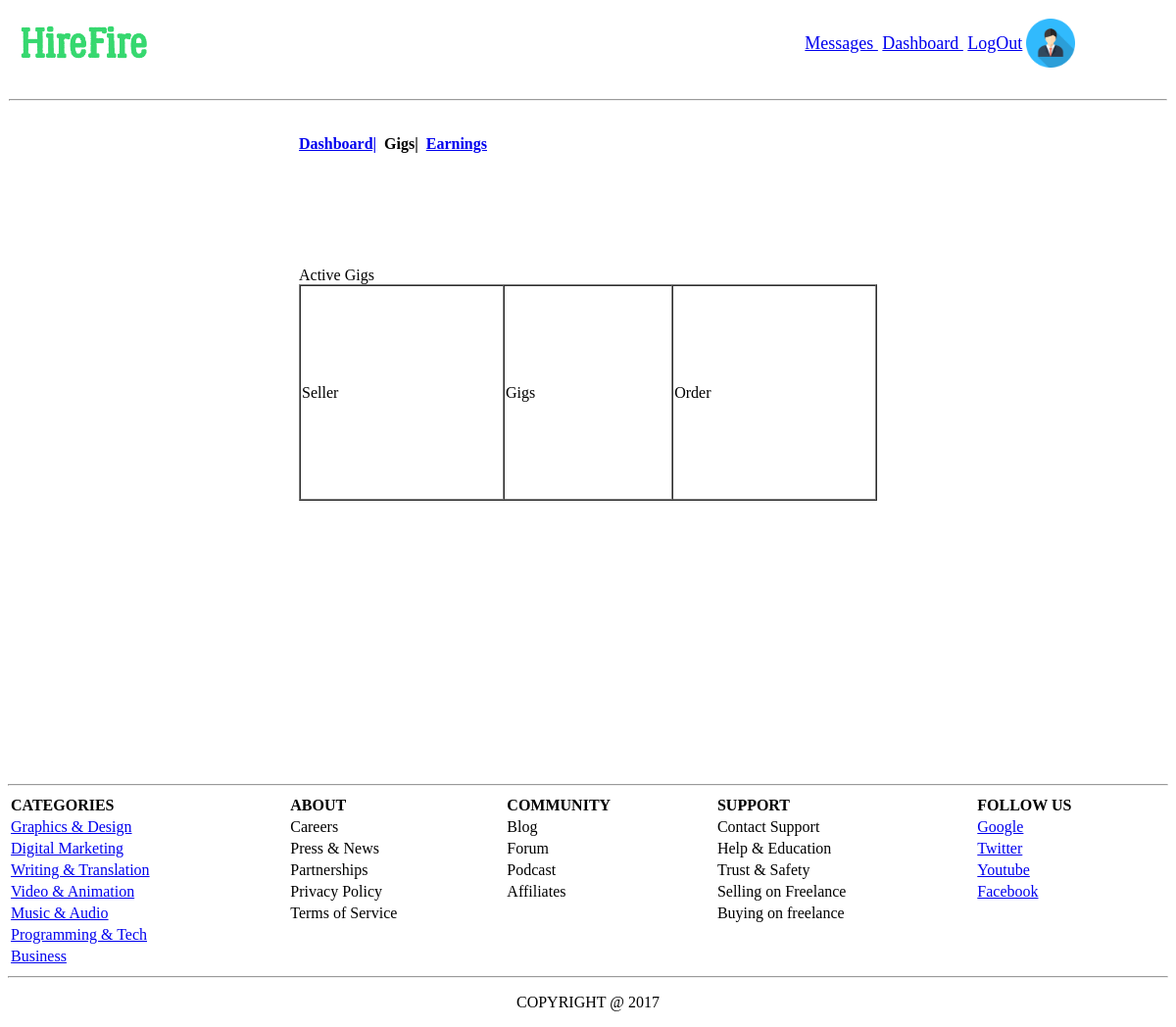
Before: /HireFire/App/Admin/gigs_admin.php (signed in) with the older database file.
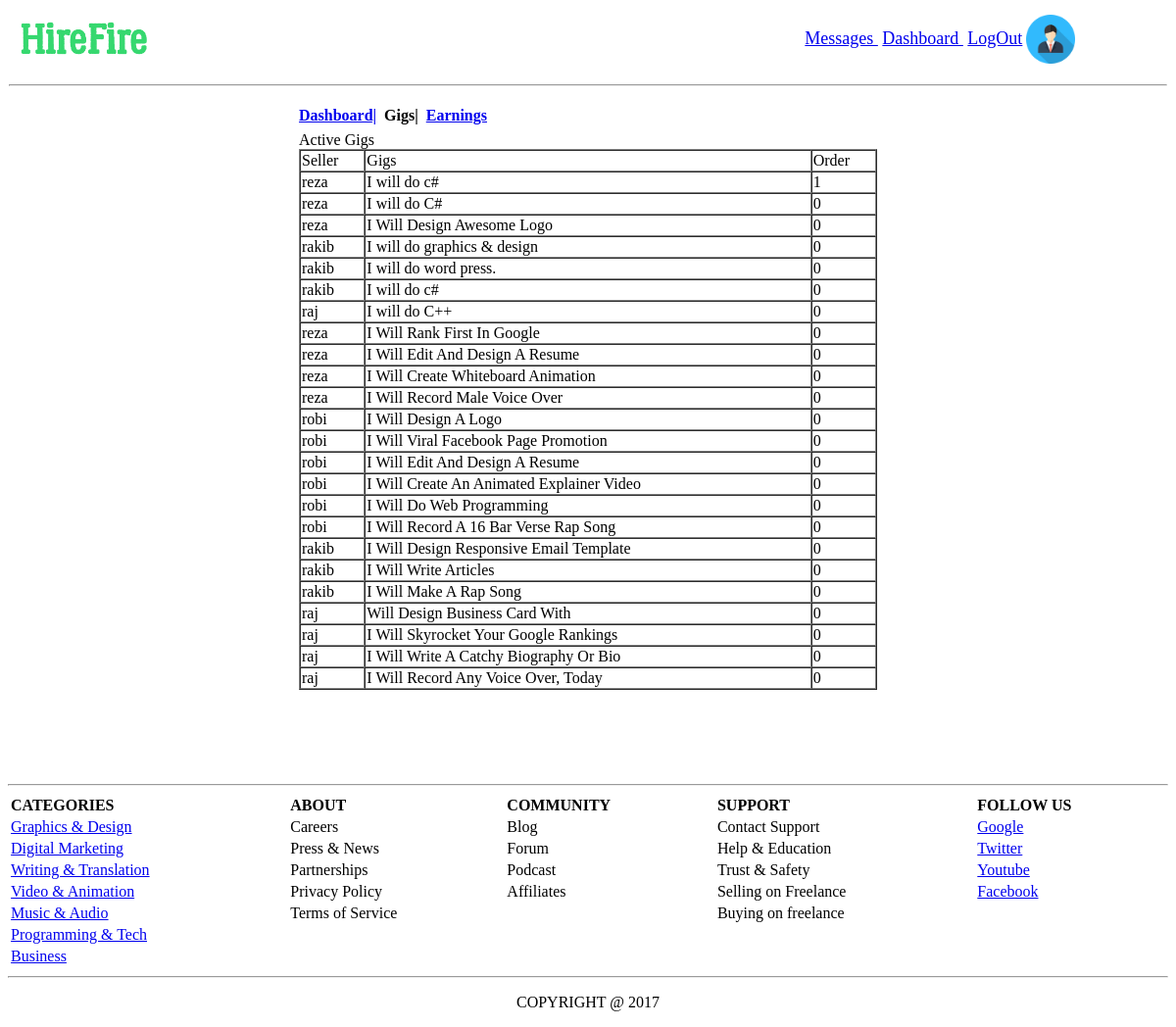
After: the same page with the newer database file.
### tables this page shows
CREATE TABLE `gigs` (
  `uName` varchar(20) NOT NULL,
  `gigTitle` varchar(100) NOT NULL,
  `gigId` int(11) NOT NULL,
  `category` varchar(50) NOT NULL,
  `price` int(11) NOT NULL,
  `gDescription` varchar(500) NOT NULL,
  `imgExt` varchar(20) NOT NULL,
  `date` date NOT NULL,
  `orderCount` int(11) NOT NULL
);

### HireFire/data/data_access.php (called while the page is built, shortened)
<?php
    $host="localhost";
    $user="root";
    $pass="";
    $dbname="hirefire_db";
    $port=3306;
    function executeSQL($sql){
        global $host, $user, $pass, $dbname, $port;
        $link=mysqli_connect($host, $user, $pass, $dbname, $port);
        $result = mysqli_query($link,$sql);
        return $result;
    }
?>

### HireFire/data/person_data_access(reza).php (called while the page is built, shortened)
<?php require_once "data_access.php";?>
<?php
	function allgigaccessToDb()
	{
		$sql = "SELECT * FROM gigs";
		$result = executeSQL($sql);
		$persons = array();
        for($i=0; $row=mysqli_fetch_assoc($result); ++$i){
            $persons[$i] = $row;
        }
        return $persons;
	}
?>

### HireFire/App/Admin/gigs_admin.php (the view, shortened to what this page needs)
<php>
	<head>
	</head>
	<body>
	    <table border="0" width="100%" height="100%" cellspacing="0">
		    <tr height="8%">
			    <td colspan="3">
				    <table  border="0" width="100%" border="1">
				        <tr>
							<td><a href="../Categories/programing.php"><img src="../image/image.png" width="150"></a></td>
							</td>
							<td align="right">
								<font size="4"><a href="inbox.php">Messages&nbsp;</a>
								<a href="admin.php">Dashboard&nbsp;</a>
								<a href="logout_handler.php">LogOut</a></font>
							</td>
							<td><a href="admin.php"><img src="../image/b.png" width="50"></a></td>
				        </tr>
				    </table>
			<tr height="5%">
				<td colspan="3"><hr/></td>
			</tr>
			<tr height="5%">
			    <td width="25%"></td>
				<td width="30%">
						<a href="admin.php"> <b>Dashboard|</a>&nbsp;
						  <a ><b>Gigs|</b></a>&nbsp;
						  <a href="earnings.php"> <b>Earnings</a>
				</td>
				<td width="45%"></td>
            </tr>
			<tr height="50%">
                <td width="10%"></td>
				<td width="50%" height="50%">
					<a>Active Gigs</a><br/>
					<table width="100%" height="50%" border="1" cellspacing="0">
						    <tr >
							   <td>Seller</td>
							   <td>Gigs</td>
							   <td>Order</td>
							</tr>
						<?php
							 $persons=allgigaccessToDb();
							foreach ($persons as $value)
							{
							   $name=$value['uName'];
							   $title=$value['gigTitle'];
							   $Order=$value['orderCount'];
								echo "<tr>";
								echo "<td >$name</td><td>$title</td><td>$Order</td>";
								echo "</tr>";
							}
						?>
					</table>
				</td>
				<td width="40%">
				</td>
			</tr>
			<tr colspan="3" height="20%">
			    <table border="0" width="100%">
				      <hr>
					    <tr>
					       <th align="left">CATEGORIES</th>
					   <th align="left">ABOUT</th>
					   <th align="left">COMMUNITY</th>
					   <th align="left">SUPPORT</th>
					   <th align="left">FOLLOW US</th>
				   </tr>
				   <tr>
						<td> <a href="../categories/Graphics.php">Graphics & Design</a></td>
						<td>Careers</td>
						<td>Blog</td>
						<td>Contact Support</td>
						<td> <a href="www.google.com">Google</a></td>
					</tr>
					<tr>
						<td><a href="../categories/digital.php">Digital Marketing</a></td>
						<td>Press & News</td>
						<td>Forum</td>
						<td>Help & Education</td>
						<td>  <a href="www.Twitter.com">Twitter</a></td>
					</tr>
					<tr>
						<td><a href="../categories/writing.php">Writing & Translation</a></td>
						<td>Partnerships</td>
						<td>Podcast</td>
						<td>Trust & Safety</td>
						<td> <a href="www.Youtube.com">Youtube</a></td>
					</tr>
					<tr>
						<td><a href="../categories/video.php"> Video & Animation</a></td>
						<td>Privacy Policy</td>
						<td>Affiliates</td>
						<td>Selling on Freelance</td>
						<td> <a href="www.facebook.com">Facebook</a></td>
					</tr>
					<tr>
						<td><a href="../categories/music.php"> Music & Audio</a></td>
						<td>Terms of Service</td>
						<td></td>
						<td>Buying on freelance</td>
						<td></td>
					</tr>
					<tr>
						<td> <a href="../categories/programing.php">Programming & Tech</a></td>
						<td></td>
						<td></td>
						<td></td>
						<td></td>
					</tr>
					<tr>
						<td><a href="../categories/business.php">Business</a></td>
						<td></td>
						<td></td>
						<td></td>
						<td></td>
				   </tr>
				</table>
			</tr>
			<tr height="5%">
						<td><hr><p align="center">COPYRIGHT @ 2017</p></td>
			</tr>
	</body>
</html>

Changed rows visible on the page:
added gigs: uName "reza", gigTitle "I will do c#", orderCount "1"
added gigs: uName "reza", gigTitle "I will do C#", orderCount "0"
added gigs: uName "reza", gigTitle "I Will Design Awesome Logo", orderCount "0"
added gigs: uName "rakib", gigTitle "I will do graphics & design", orderCount "0"
added gigs: uName "rakib", gigTitle "I will do word press.", orderCount "0"
added gigs: uName "rakib", gigTitle "I will do c#", orderCount "0"
added gigs: uName "raj", gigTitle "I will do C++", orderCount "0"
added gigs: uName "reza", gigTitle "I Will Rank First In Google", orderCount "0"
added gigs: uName "reza", gigTitle "I Will Edit And Design A Resume", orderCount "0"
added gigs: uName "reza", gigTitle "I Will Create Whiteboard Animation", orderCount "0"
added gigs: uName "reza", gigTitle "I Will Record Male Voice Over", orderCount "0"
added gigs: uName "robi", gigTitle "I Will Design A Logo", orderCount "0"
added gigs: uName "robi", gigTitle "I Will Viral Facebook Page Promotion", orderCount "0"
added gigs: uName "robi", gigTitle "I Will Edit And Design A Resume", orderCount "0"
added gigs: uName "robi", gigTitle "I Will Create An Animated Explainer Video", orderCount "0"
added gigs: uName "robi", gigTitle "I Will Do Web Programming", orderCount "0"
added gigs: uName "robi", gigTitle "I Will Record A 16 Bar Verse Rap Song", orderCount "0"
added gigs: uName "rakib", gigTitle "I Will Design Responsive Email Template", orderCount "0"
added gigs: uName "rakib", gigTitle "I Will Write Articles", orderCount "0"
added gigs: uName "rakib", gigTitle "I Will Make A Rap Song", orderCount "0"
added gigs: uName "raj", gigTitle "Will Design Business Card With", orderCount "0"
added gigs: uName "raj", gigTitle "I Will Skyrocket Your Google Rankings", orderCount "0"
added gigs: uName "raj", gigTitle "I Will Write A Catchy Biography Or Bio", orderCount "0"
added gigs: uName "raj", gigTitle "I Will Record Any Voice Over, Today", orderCount "0"
